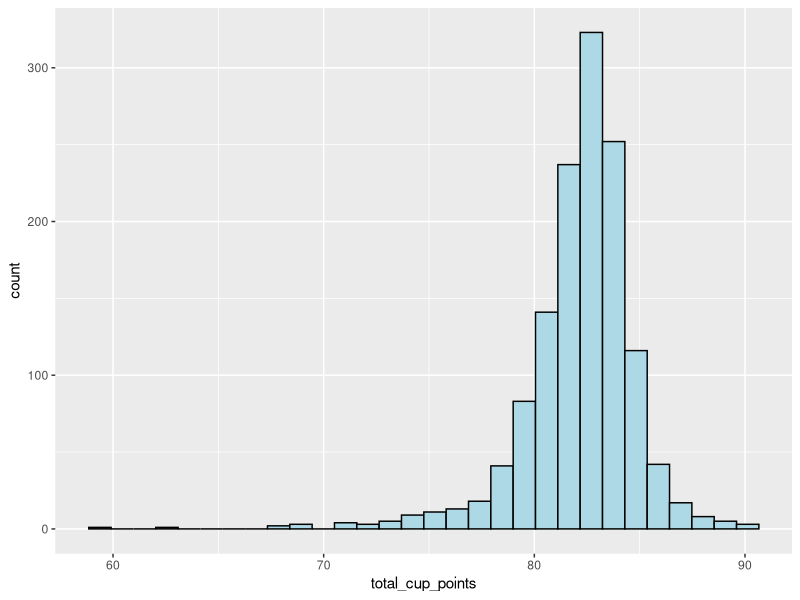

The R source for this figure:
## ---- chunk 1
# Code chunks have `#` "R comments" instead of `<!-- -->` "html comments"
# The `eval=TRUE` means this code will be run during knitting
# The `include=FALSE` means neither code nor output will be included in the knit
# The `echo=FALSE` (with `include=TRUE`) will print the output but not code chunk  
# The `message=FALSE` means informational messages won't be shown in the knit
# The `warning=FALSE` means warning alert message won't be shown in the knit
# https://rmarkdown.rstudio.com/lesson-3.html

# Rather than always specifying these, we'll set them to all default to `FALSE`
# This means knitting completely ignore all code-chunk by default
knitr::opts_chunk$set(eval=FALSE, include=FALSE, echo=FALSE, message=FALSE, warning=FALSE)
# `knitr::` means not having to run `library(knitr)` to access `opts_chunk`
## ---- chunk 2
# load tidyverse functionality <-- make code "easy to understand" with comments!
library(tidyverse) # `install.packages("tidyverse")` isn't needed 
                   #  on jupyterhub for the `tidyverse` package
## ---- chunk 3
coffee_ratings <- read_csv("coffee_ratings.csv") # rather than `read.csv()`
head(coffee_ratings)        # <- compare what this line of code does
# coffee_ratings %>% head() # <- versus what this line of code does
# The `%>%` "pipe symbol" is created with <ctrl-shift-M> or <cmd-shift-M>
## ---- chunk 4
glimpse(coffee_ratings)        # <- compare what this line of code does
# coffee_ratings %>% glimpse() # <- versus what this line of code does
# The `%>%` "pipe symbol" is created with <ctrl-shift-M> or <cmd-shift-M>
## ---- chunk 5
# Can you read this code? What do you roughly think it's doing?
coffee_ratings %>% # E.g., what does the `%>%` seem to be doing?
  ggplot(aes(x=total_cup_points)) + # E.g., what about `+` !??
  geom_histogram(bins=30, color="black", fill="light blue")
  # Note here that R code uses the same `parameter=argument` pairing as knitting
## ---- chunk 6
# https://www.tidyverse.org/
# `install.packages("tidyverse")` isn't needed on jupyterhub for `tidyverse`
library(tidyverse)
